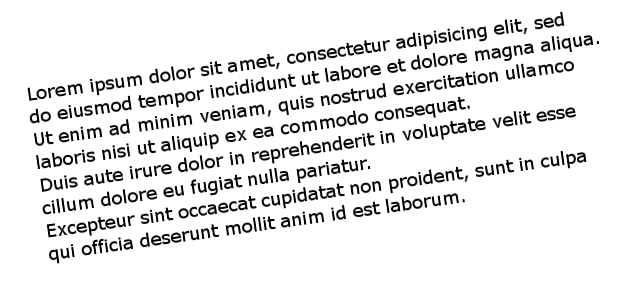
//> input picture test2/i1.jpg, 639 x 290 px
$ ./Source   (built with g++ and OpenCV 4)
//> lines starting //> are read from the running program, lines starting //| are printed output that depends on the picture; after the words box and inside, x2 and y2 are one past the last pixel; in counts of white or black regions, pixels touching at a corner belong together
#include <opencv2/core/core.hpp>
#include <opencv2/highgui/highgui.hpp>
#include <opencv2/imgproc/imgproc.hpp>
#include <iostream>

using namespace cv;
using namespace std;

void deskew(const char* filename, double angle)
{
	cv::Mat img = cv::imread(filename, 0);

	cv::bitwise_not(img, img);

	std::vector<cv::Point> points;
	cv::Mat_<uchar>::iterator it = img.begin<uchar>();
	cv::Mat_<uchar>::iterator end = img.end<uchar>();
	for (; it != end; ++it)
		if (*it)
			points.push_back(it.pos());

	cv::RotatedRect box = cv::minAreaRect(cv::Mat(points));
	cv::Mat rot_mat = cv::getRotationMatrix2D(box.center, angle, 1);
	cv::Mat rotated;
	cv::warpAffine(img, rotated, rot_mat, img.size(), cv::INTER_CUBIC);
	cv::Size box_size = box.size;
	if (box.angle < -45.)
		std::swap(box_size.width, box_size.height);
	cv::Mat cropped;
	cv::getRectSubPix(rotated, box_size, box.center, cropped);
	cv::imshow("Original", img);
	cv::imshow("Rotated", rotated);
	cv::imshow("Cropped", cropped);
	cv::waitKey(0);
}

void compute_skew(const char* filename)
{
//> called with filename = "i1.jpg"
	// Load in grayscale.
	cv::Mat src = cv::imread(filename, 0);
//> src is the input picture: 290 rows x 639 cols, CV_8UC1; min 0, max 255, mean 231
	cv::Size size = src.size();
//> size = Size(639, 290)
	cv::bitwise_not(src, src);
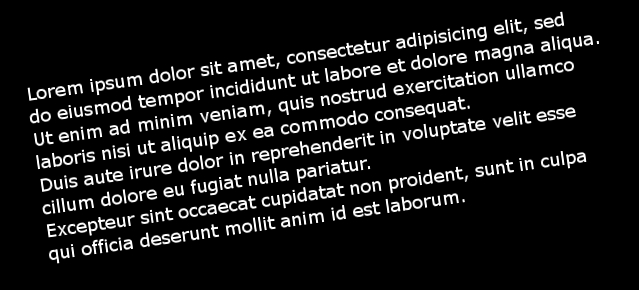
//> src: 290 rows x 639 cols, CV_8UC1; min 0, max 255, mean 24
	std::vector<cv::Vec4i> lines;
	cv::HoughLinesP(src, lines, 1, CV_PI / 180, 100, size.width / 2.f, 20);
//> lines = 79 lines (x1, y1, x2, y2), first 8: [30, 115, 591, 36], [48, 235, 586, 160], [42, 190, 575, 115], [28, 92, 562, 16], [29, 116, 591, 37], [45, 230, 585, 154], [47, 229, 585, 153], [40, 182, 572, 108]
	cv::Mat disp_lines(size, CV_8UC1, cv::Scalar(0, 0, 0));
	double angle = 0.;
	unsigned lines_n = lines.size();
//> lines_n = 79
	for (unsigned i = 0; i < lines_n; ++i)
	{
		cv::line(disp_lines, cv::Point(lines[i][0], lines[i][1]),
			cv::Point(lines[i][2], lines[i][3]), cv::Scalar(255, 0, 0));
		angle += atan2((double)lines[i][3] - lines[i][1],
			(double)lines[i][2] - lines[i][0]);
	}
//> this loop made 79 passes
//> angle on passes 1 to 12: -0.14, -0.278, -0.418, -0.56, -0.699, -0.839, -0.979, -1.12, -1.26, -1.4, -1.54, -1.68
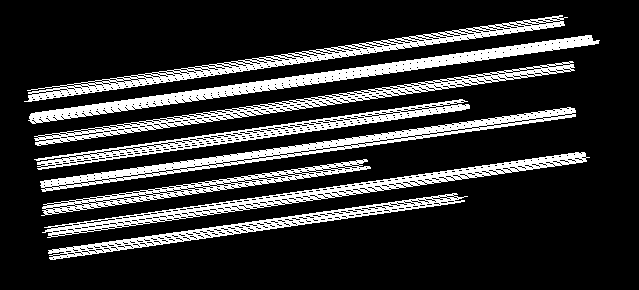
//> disp_lines: 290 rows x 639 cols, CV_8UC1; 19.2% white; 8 white regions, largest, box (x1, y1, x2, y2) and area: (28, 35, 600, 124) 5875, (40, 107, 576, 192) 5161, (42, 152, 590, 238) 5009
//> after the loop, angle = -11.02
	angle /= lines_n; // mean angle, in radians.
//> angle = -0.14

	std::cout << "File " << filename << ": " << angle * 180 / CV_PI << std::endl;
//| File i1.jpg: -7.99519

	cv::imshow(filename, disp_lines);
	cv::waitKey(0);
	//cv::destroyWindow(filename);

	deskew(filename, (angle * 180 / CV_PI));
//> after the loop in deskew, `for (; it != end; ++it)`: points = 31156 items
//> in deskew, `cv::RotatedRect box = cv::minAreaRect(cv::Mat(points));`: box = centre (320.3, 135.1), size (578, 187), angle -7.7
//> in deskew, `cv::Mat rot_mat = cv::getRotationMatrix2D(box.center, angle, 1);`: rot_mat = [[0.99, -0.139, 21.9], [0.139, 0.99, -43.23]]
//> in deskew, `cv::warpAffine(img, rotated, rot_mat, img.size(), cv::INTER_CUBIC);`:
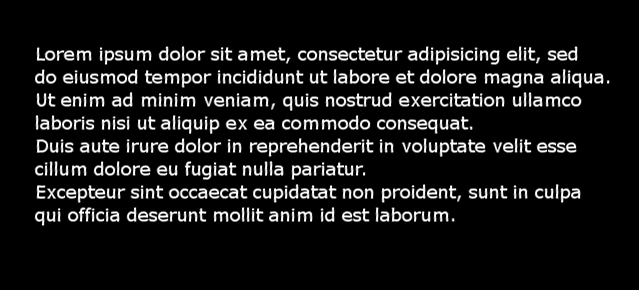
//> rotated: 290 rows x 639 cols, CV_8UC1; min 0, max 255, mean 24.3
//> in deskew, `cv::Size box_size = box.size;`: box_size = Size(578, 187)
//> in deskew, `cv::getRectSubPix(rotated, box_size, box.center, cropped);`:
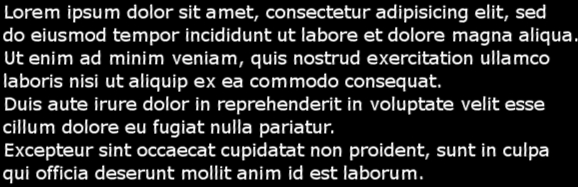
//> cropped: 187 rows x 578 cols, CV_8UC1; min 0, max 255, mean 41.6
}


const char* img_files[] = { "i1.jpg", "i2.jpg", "i3.jpg", "i4.jpg", "i5.jpg" };

int main()
{
	unsigned files_n = sizeof(img_files) / sizeof(const char*);
	for (unsigned i = 0; i < files_n; ++i)
		compute_skew(img_files[i]);
//> pass 2 of the loop `for (unsigned i = 0; i < files_n; ++i)`:
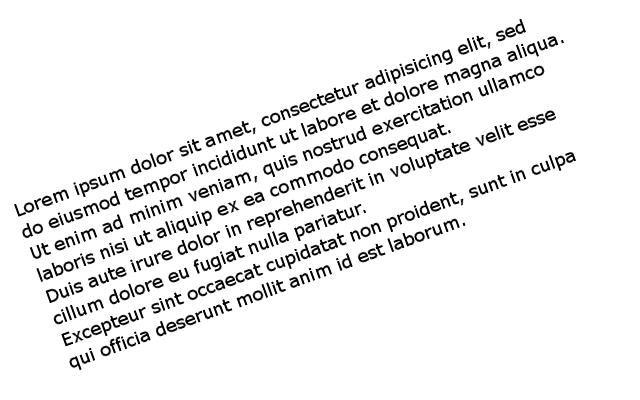
//> input picture test2/i2.jpg, 640 x 400 px
//> in compute_skew, src is the input picture: 400 rows x 640 cols, CV_8UC1; min 0, max 255, mean 237.7
//> lines = 78 lines (x1, y1, x2, y2), first 8: [65, 343, 575, 158], [23, 229, 564, 32], [47, 295, 558, 109], [62, 338, 573, 152], [24, 237, 565, 40], [65, 345, 575, 160], [23, 237, 563, 40], [31, 251, 541, 65]
//> lines_n = 78
//> the loop in compute_skew (call 2), `for (unsigned i = 0; i < lines_n; ++i)` made 78 passes
//> angle on passes 1 to 8: -0.348, -0.697, -1.05, -1.4, -1.74, -2.09, -2.44, -2.79
//> after the loop in compute_skew (call 2), `for (unsigned i = 0; i < lines_n; ++i)`:
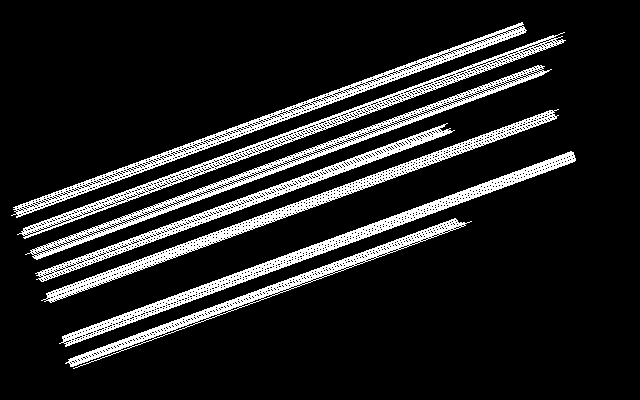
//> disp_lines: 400 rows x 640 cols, CV_8UC1; 13.2% white in thin lines or dots, all inside (x1, y1, x2, y2) = (11, 22, 576, 369)
//> after the loop in compute_skew (call 2), `for (unsigned i = 0; i < lines_n; ++i)`: angle = -27.22
//> in compute_skew (call 2), `angle /= lines_n;`: angle = -0.349
//| File i2.jpg: -19.9944
//> after the loop in deskew (call 2), `for (; it != end; ++it)`: points = 31488 items
//> box = centre (310.6, 188.4), size (583.1, 189.6), angle -19.9
//> rot_mat = [[0.94, -0.342, 83.15], [0.342, 0.94, -94.84]]
//> rotated: 400 rows x 640 cols, CV_8UC1
//> in deskew (call 2), `cv::Size box_size = box.size;`: box_size = Size(583, 190)
//> in deskew (call 2), `cv::getRectSubPix(rotated, box_size, box.center, cropped);`:
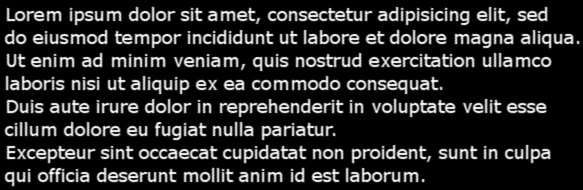
//> cropped: 190 rows x 583 cols, CV_8UC1; min 0, max 255, mean 40.5
//> pass 3 of the loop `for (unsigned i = 0; i < files_n; ++i)`:
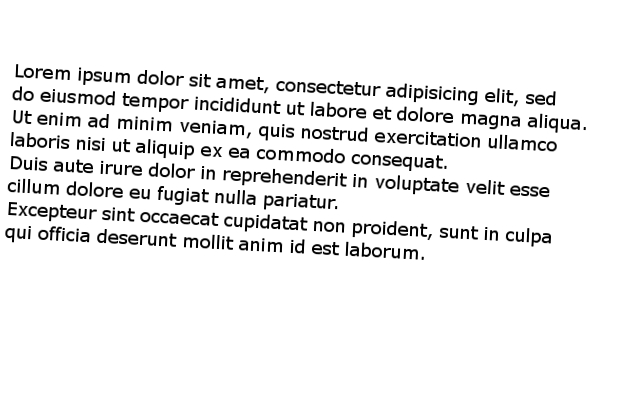
//> input picture test2/i3.jpg, 640 x 400 px
//> in compute_skew, src is the input picture: 400 rows x 640 cols, CV_8UC1; min 0, max 255, mean 237.7
//> lines = 76 lines (x1, y1, x2, y2), first 8: [13, 99, 585, 129], [8, 207, 551, 235], [8, 213, 550, 242], [11, 160, 550, 188], [16, 67, 554, 104], [13, 91, 584, 121], [12, 97, 585, 127], [11, 161, 549, 189]
//> lines_n = 76
//> the loop in compute_skew (call 3), `for (unsigned i = 0; i < lines_n; ++i)` made 76 passes
//> angle on passes 1 to 8: 0.0524, 0.104, 0.157, 0.209, 0.278, 0.33, 0.383, 0.435
//> after the loop in compute_skew (call 3), `for (unsigned i = 0; i < lines_n; ++i)`:
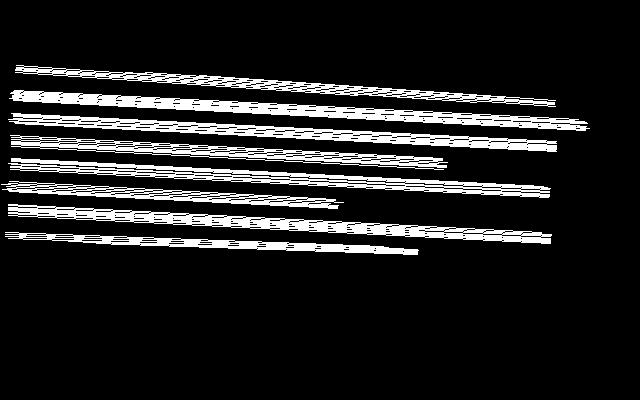
//> disp_lines: 400 rows x 640 cols, CV_8UC1; 13.3% white; 8 white regions, largest, box (x1, y1, x2, y2) and area: (9, 90, 590, 131) 5889, (8, 204, 552, 244) 5347, (8, 113, 557, 152) 5127
//> after the loop in compute_skew (call 3), `for (unsigned i = 0; i < lines_n; ++i)`: angle = 3.99
//> in compute_skew (call 3), `angle /= lines_n;`: angle = 0.0525
//| File i3.jpg: 3.00657
//> after the loop in deskew (call 3), `for (; it != end; ++it)`: points = 31113 items
//> box = centre (294.6, 165.6), size (188.4, 584.4), angle -86.9
//> rot_mat = [[0.999, 0.0525, -8.28], [-0.0525, 0.999, 15.68]]
//> in deskew (call 3), `cv::Size box_size = box.size;`: box_size = Size(188, 584)
//> in deskew (call 3), `cv::getRectSubPix(rotated, box_size, box.center, cropped);`:
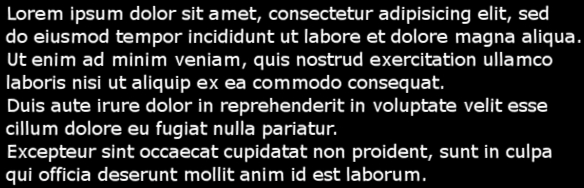
//> cropped: 188 rows x 584 cols, CV_8UC1; min 0, max 255, mean 40.9
//> in deskew (call 3), `cv::getRectSubPix(rotated, box_size, box.center, cropped);`: box_size = Size(584, 188)
//> the loop made 5 passes; the first 3 are shown
}
